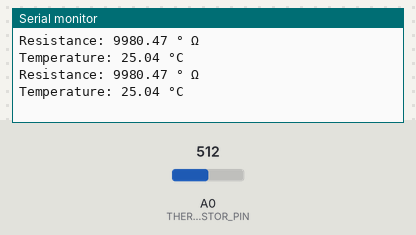
Simulated run of this sketch. Board: Arduino Uno, built with avr-gcc and run on an emulated ATmega328P. On the bench: the last lines printed to the serial monitor. The test bench sets the inputs (shaded band); at power-on: A0 (THERMISTOR_PIN) = 512.

Above: at 1.8 s.
1.9 s: A0 (THERMISTOR_PIN) set to 0
At 2.7 s:
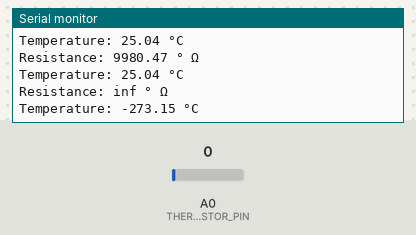
4.5 s: A0 (THERMISTOR_PIN) set to 35
At 5.4 s:
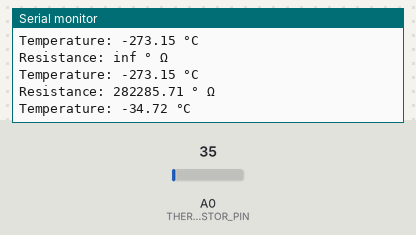
Timing chart, 0 to 7.5 s (numbered marks = the images above; inputs shaded):
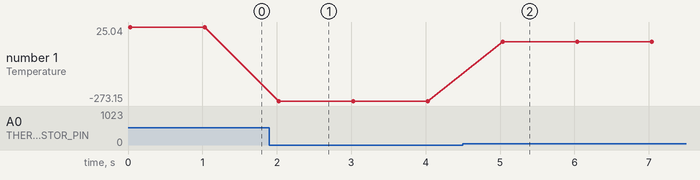

The sketch:

Thermister_beta_01.ino
```cpp
// 핀 정의
const int THERMISTOR_PIN = A0;  // NTC-10K 써미스터가 연결된 아날로그 핀

// NTC-10K 써미스터 상수
const float R1 = 10000;         // 분압 저항 값 (10kΩ)
const float NOMINAL_RES = 10000;// 25°C에서의 공칭 저항 값 (10kΩ)
const float NOMINAL_TEMP = 25;  // 공칭 온도 (°C)
const float BETA = 3976;        // 써미스터의 베타 값

void setup() {
  Serial.begin(9600);           // 시리얼 통신 시작
}

void loop() {
  // 아날로그 값 읽기 (0-1023)
  int sensorValue = analogRead(THERMISTOR_PIN);

  // 저항값 계산
  float resistance = R1 * (1023.0 / sensorValue - 1.0);

  // Steinhart-Hart 방정식을 사용한 온도 계산
  float temperature;
  temperature = resistance / NOMINAL_RES;           // (R/Ro)
  temperature = log(temperature);                   // ln(R/Ro)
  temperature = 1 / (temperature / BETA + 1.0 / (NOMINAL_TEMP + 273.15)); // 1/T = 1/To + (1/B)*ln(R/Ro)
  temperature = temperature - 273.15;              // 켈빈을 섭씨로 변환

  // 결과 출력
  Serial.print("Resistance: ");
  Serial.print(resistance);
  Serial.println(" ° Ω");
  Serial.print("Temperature: ");
  Serial.print(temperature);
  Serial.println(" °C");

  delay(1000);  // 1초 대기
}
```

Measured:
- after the input at 1.9 s, the serial monitor: prints a new line after 0.10 s (image 1)
- after the input at 4.5 s, the serial monitor: prints a new line after 0.51 s (image 2)
- plotted number 1: 25.04 → -273.15 after the input at 1.9 s, -273.15 → -34.72 after the input at 4.5 s
